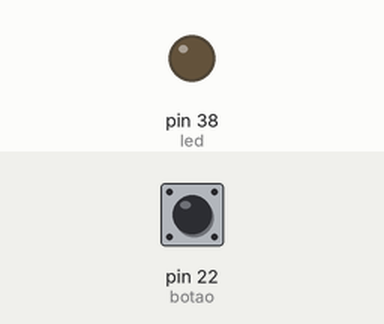
Recording of a sketch running on a simulated Arduino Mega 2560, built with avr-gcc and run on an emulated ATmega2560. On the bench: output pins drawn as LEDs (lit = HIGH). The inputs (shaded band) are chosen by the test bench; at power-on: pin 22 (botao) LOW.

Above: at 1.2 s.
1.3 s: pin 22 (botao) pulled HIGH for 0.15 s
At 1.37 s:
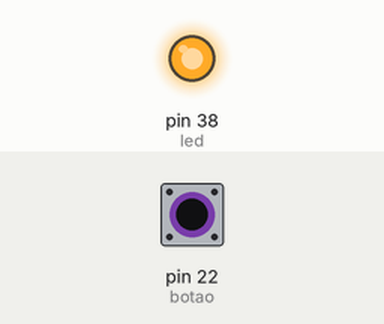
2.9 s: pin 22 (botao) pulled HIGH for 3.2 s
At 7.3 s:
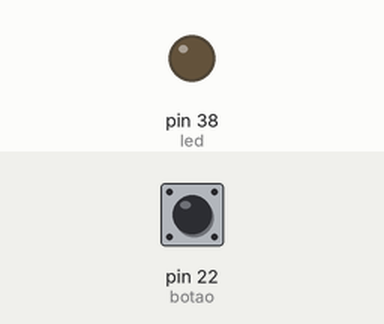
Timing chart, 0 to 8.8 s (numbered marks = the images above; inputs shaded):
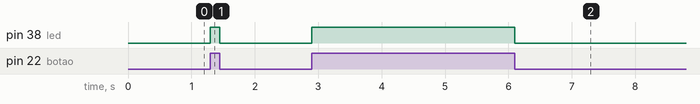

The sketch:

Exercicio_7.ino
```cpp
// Aula de 11/09/2023
// Exercicio-2
/* Lista de atividades:

Controle de LED com Interruptor (On/Off):
Conecte um LED a um pino, por exemplo, o GPIO 13, e um interruptor a outro pino,
por exemplo, o GPIO 2.
Escreva um programa que liga o LED quando o botão for pressionado e
o desliga quando o botão for liberado.

ATENÇÃO, NÃO USE ESTRUTURA IF E SIM WHILE PARA VERIFICAR A CONDIÇÃO SE A CHAVE ESTÁ LIGADA OU DESLIGADA.

*/

int botao = 22;
int led = 38;

void setup(){

  pinMode(botao,INPUT);
  pinMode(led,OUTPUT);

}

void loop(){

bool estado = digitalRead(botao);

while (estado == true){
  digitalWrite(led,HIGH);
  break;
}

while (estado == false){
  digitalWrite(led,LOW);
  break;
}

}
```

Measured:
- after the input at 1.3 s, pin 38 (led): LOW → HIGH at once, → LOW 0.15 s later
- after the input at 2.9 s, pin 38 (led): LOW → HIGH at once, → LOW 3.2 s later
